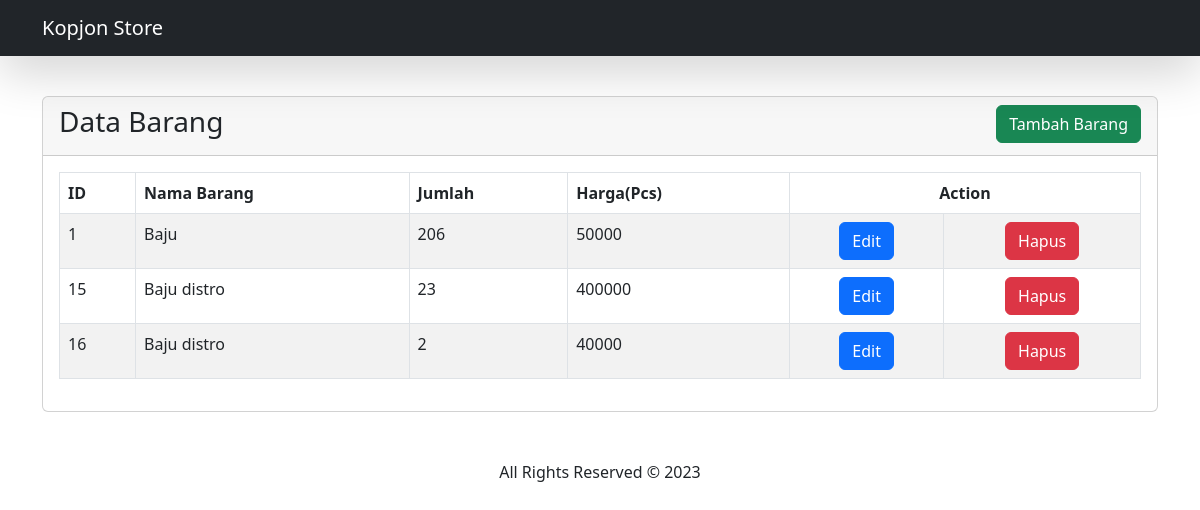
Page /pages/barang_read.php on the earlier database version.
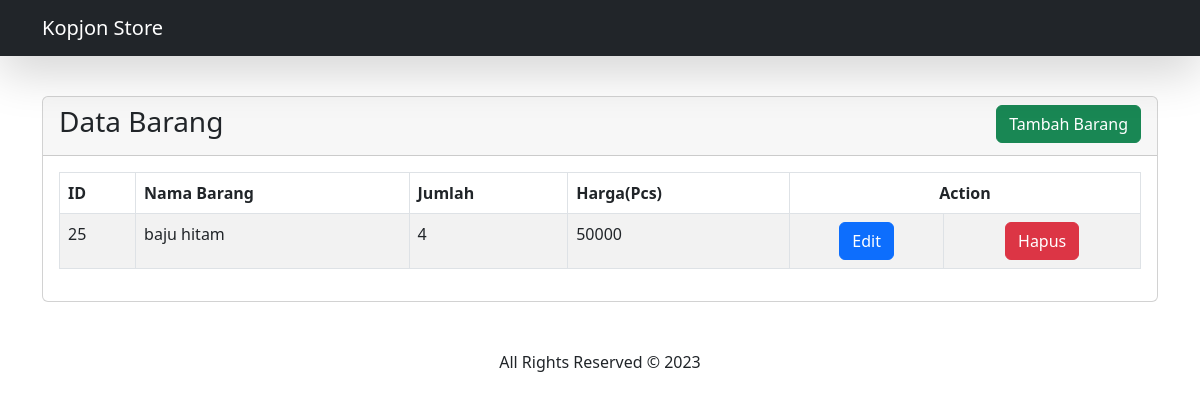
Same page on the later database version.
### tables this page shows
CREATE TABLE `data_barang` (
  `id` int(20) NOT NULL,
  `nmbarang` varchar(50) NOT NULL,
  `jumlah` varchar(20) NOT NULL,
  `harga` varchar(50) NOT NULL
);

### data/code.php (called while the page is built, shortened)
<?php
class Code
{
    public function __construct()
    {
        $host = "localhost";
        $dbname = "kopjonstore";
        $username = "root";
        $password = "";
        $this->db = new PDO("mysql:host={$host};dbname={$dbname}", $username, $password);
    }
    public function show()
    {
        $query = $this->db->prepare("SELECT * FROM data_barang");
        $query->execute();
        $data = $query->fetchAll();
        return $data;
    }
}
?>

### pages/barang_read.php (the view, shortened to what this page needs)
<?php
include "../data/code.php";
$code = new Code();
$data_barang = $code->show();
?>
<!DOCTYPE html>
<html lang="en">
<head>
    <link rel="stylesheet" href="./css/bootstrap.min.css">
    <link rel="stylesheet" href="./css/all.min.css">
    <link rel="stylesheet" href="./css/style.css">
    <link href="https://cdn.jsdelivr.net/npm/bootstrap@5.2.2/dist/css/bootstrap.min.css"
    rel="stylesheet">
</head>
<body>
    <?php include "../menu/navbar.php"; ?>
    <br><br><br><br>
    <div class="container">
        <div class="row">
            <div class="col-md-12 mt4">
                <div class="card">
                    <div class="card-header">
                        <h3>Data Barang
                        <a href="barang_create.php" class="btn btn-success float-end" >Tambah Barang</a>
                        </h3>
                    </div>
                    <div class="card-body">
                        <table class="table table-bordered table-striped">
                            <thead>
                                <th>ID</th>
                                <th>Nama Barang</th>
                                <th>Jumlah</th>
                                <th>Harga(Pcs)</th>
                                <th colspan="2" class="text-center">Action</th>
                            </thead>
                            <tbody>
                                <?php
                                foreach ($data_barang as $row) {
                                    echo "<tr>";
                                    echo "<td>" . $row['id'] . "</td>";
                                    echo "<td>" . $row['nmbarang'] . "</td>";
                                    echo "<td>" . $row['jumlah'] . "</td>";
                                    echo "<td>" . $row['harga'] . "</td>";
                                    echo "<td class='text-center'><a class='btn btn-primary' href='barang_update.php?id=" . $row['id'] ."'>Edit</a></td>
                                    <td class='text-center'><button type='button' class='btn btn-danger' data-bs-toggle='modal' data-bs-target='#hapus".$row['id'] ."'>
                                    Hapus</button></td>
                                    <div class='modal' id='hapus".$row['id'] ."' tabindex='-1'>
                                    <div class='modal-dialog'>
                                      <div class='modal-content'>
                                        <div class='modal-header'>
                                          <h5 class='modal-title'>Hapus Data</h5>
                                          <button type='button' class='btn-close' data-bs-dismiss='modal' aria-label='Close'></button>
                                        </div>
                                        <div class='modal-body'>
                                          <p>Apakah anda yakin untuk menghapus data?</p>
                                        </div>
                                        <div class='modal-footer'>
                                          <button type='button' class='btn btn-secondary' data-bs-dismiss='modal'>Close</button>
                                          <a class='btn btn-danger' href='barang_read.php?barang_delete=" . $row['id'] . "'>Hapus</a>
                                        </div>
                                      </div>
                                    </div>
                                  </div>";
                                echo "</tr>";
                            }?>
                            </tbody>
                        </table>
                    </div>
                </div>
            </div>
        </div>
    </div>
      <div class="container text-center pt-5 pb-5">
        All Rights Reserved &copy; 2023
      </div>
</body>
</html>

Differences in the rows shown:
removed data_barang: id "1", nmbarang "Baju", jumlah "206", harga "50000"
removed data_barang: id "15", nmbarang "Baju distro", jumlah "23", harga "400000"
removed data_barang: id "16", nmbarang "Baju distro", jumlah "2", harga "40000"
added data_barang: id "25", nmbarang "baju hitam", jumlah "4", harga "50000"
